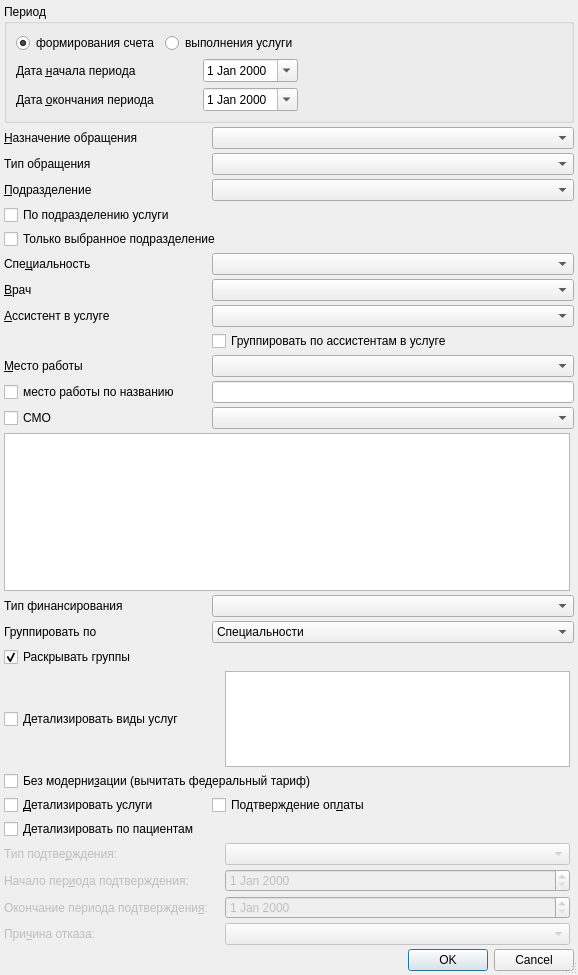
<?xml version="1.0" encoding="UTF-8"?>
<ui version="4.0">
 <class>FinanceSummarySetupDialog</class>
 <widget class="QDialog" name="FinanceSummarySetupDialog">
  <property name="windowModality">
   <enum>Qt::ApplicationModal</enum>
  </property>
  <property name="geometry">
   <rect>
    <x>0</x>
    <y>0</y>
    <width>578</width>
    <height>975</height>
   </rect>
  </property>
  <property name="windowTitle">
   <string>параметры отчёта</string>
  </property>
  <property name="sizeGripEnabled">
   <bool>true</bool>
  </property>
  <layout class="QGridLayout" name="gridLayout">
   <property name="margin">
    <number>4</number>
   </property>
   <property name="spacing">
    <number>4</number>
   </property>
   <item row="23" column="0" colspan="4">
    <widget class="QCheckBox" name="chkWithoutModernisation">
     <property name="text">
      <string>Без модерни&amp;зации (вычитать федеральный тариф)</string>
     </property>
    </widget>
   </item>
   <item row="0" column="0" colspan="4">
    <widget class="QGroupBox" name="gbDateInterval">
     <property name="title">
      <string>Период</string>
     </property>
     <layout class="QGridLayout" name="gridLayout_2">
      <item row="0" column="1" colspan="2">
       <widget class="QRadioButton" name="rbtnByActionEndDate">
        <property name="text">
         <string>выполнения услуги</string>
        </property>
       </widget>
      </item>
      <item row="1" column="3">
       <spacer name="spacer_2">
        <property name="orientation">
         <enum>Qt::Horizontal</enum>
        </property>
        <property name="sizeHint" stdset="0">
         <size>
          <width>78</width>
          <height>20</height>
         </size>
        </property>
       </spacer>
      </item>
      <item row="3" column="3">
       <spacer name="spacer">
        <property name="orientation">
         <enum>Qt::Horizontal</enum>
        </property>
        <property name="sizeHint" stdset="0">
         <size>
          <width>78</width>
          <height>20</height>
         </size>
        </property>
       </spacer>
      </item>
      <item row="1" column="0" colspan="2">
       <widget class="QLabel" name="lblBegDate">
        <property name="text">
         <string>Дата &amp;начала периода</string>
        </property>
        <property name="buddy">
         <cstring>edtBegDate</cstring>
        </property>
       </widget>
      </item>
      <item row="1" column="2">
       <widget class="CDateEdit" name="edtBegDate">
        <property name="calendarPopup">
         <bool>true</bool>
        </property>
       </widget>
      </item>
      <item row="3" column="0" colspan="2">
       <widget class="QLabel" name="lblEndDate">
        <property name="text">
         <string>Дата &amp;окончания периода</string>
        </property>
        <property name="buddy">
         <cstring>edtEndDate</cstring>
        </property>
       </widget>
      </item>
      <item row="0" column="0">
       <widget class="QRadioButton" name="rbtnByFormingAccountDate">
        <property name="text">
         <string>формирования счета</string>
        </property>
        <property name="checked">
         <bool>true</bool>
        </property>
       </widget>
      </item>
      <item row="3" column="2">
       <widget class="CDateEdit" name="edtEndDate">
        <property name="calendarPopup">
         <bool>true</bool>
        </property>
       </widget>
      </item>
     </layout>
     <zorder>spacer</zorder>
     <zorder>spacer_2</zorder>
     <zorder>lblBegDate</zorder>
     <zorder>lblEndDate</zorder>
     <zorder>rbtnByFormingAccountDate</zorder>
     <zorder>rbtnByActionEndDate</zorder>
     <zorder>edtBegDate</zorder>
     <zorder>edtEndDate</zorder>
    </widget>
   </item>
   <item row="17" column="0">
    <widget class="QLabel" name="lblGroupBy">
     <property name="text">
      <string>Группировать по</string>
     </property>
    </widget>
   </item>
   <item row="2" column="0">
    <widget class="QLabel" name="lblEventType">
     <property name="text">
      <string>Тип обращения</string>
     </property>
    </widget>
   </item>
   <item row="9" column="1" colspan="3">
    <widget class="CPersonComboBoxEx" name="cmbPerson"/>
   </item>
   <item row="16" column="0">
    <widget class="QLabel" name="lblFinance">
     <property name="text">
      <string>Тип финансирования</string>
     </property>
    </widget>
   </item>
   <item row="7" column="0">
    <widget class="QLabel" name="lblSpeciality">
     <property name="text">
      <string>Спе&amp;циальность</string>
     </property>
     <property name="buddy">
      <cstring>cmbSpeciality</cstring>
     </property>
    </widget>
   </item>
   <item row="3" column="0">
    <widget class="QLabel" name="lblOrgStructure">
     <property name="text">
      <string>&amp;Подразделение</string>
     </property>
     <property name="buddy">
      <cstring>cmbOrgStructure</cstring>
     </property>
    </widget>
   </item>
   <item row="27" column="2">
    <widget class="QComboBox" name="cmbPodtver">
     <property name="enabled">
      <bool>false</bool>
     </property>
    </widget>
   </item>
   <item row="14" column="1" colspan="3">
    <widget class="CInsurerComboBox" name="cmbInsurerDoctors"/>
   </item>
   <item row="13" column="0">
    <widget class="QCheckBox" name="chkFreeInputWork">
     <property name="text">
      <string>место работы по названию</string>
     </property>
    </widget>
   </item>
   <item row="9" column="0">
    <widget class="QLabel" name="lblPerson">
     <property name="text">
      <string>&amp;Врач</string>
     </property>
     <property name="buddy">
      <cstring>cmbPerson</cstring>
     </property>
    </widget>
   </item>
   <item row="10" column="0">
    <widget class="QLabel" name="lblAssistant">
     <property name="text">
      <string>&amp;Ассистент в услуге</string>
     </property>
     <property name="buddy">
      <cstring>cmbAssistant</cstring>
     </property>
    </widget>
   </item>
   <item row="11" column="1" colspan="3">
    <widget class="QCheckBox" name="chkGroupAssistant">
     <property name="text">
      <string>Группировать по ассистентам в услуге</string>
     </property>
    </widget>
   </item>
   <item row="12" column="1" colspan="3">
    <widget class="COrgComboBox" name="cmbClientOrganisation"/>
   </item>
   <item row="24" column="1" colspan="3">
    <widget class="QCheckBox" name="chkPodtver">
     <property name="text">
      <string>Подтверждение оп&amp;латы</string>
     </property>
    </widget>
   </item>
   <item row="7" column="1" colspan="3">
    <widget class="CRBComboBox" name="cmbSpeciality">
     <property name="whatsThis">
      <string>&lt;html&gt;&lt;head&gt;&lt;meta name=&quot;qrichtext&quot; content=&quot;1&quot; /&gt;&lt;style type=&quot;text/css&quot;&gt;
p, li { white-space: pre-wrap; }
&lt;/style&gt;&lt;/head&gt;&lt;body style=&quot; font-family:'MS Shell Dlg 2'; font-size:8.25pt; font-weight:400; font-style:normal;&quot;&gt;
&lt;p style=&quot;-qt-paragraph-type:empty; margin-top:0px; margin-bottom:0px; margin-left:0px; margin-right:0px; -qt-block-indent:0; text-indent:0px;&quot;&gt;&lt;/p&gt;&lt;/body&gt;&lt;/html&gt;</string>
     </property>
    </widget>
   </item>
   <item row="1" column="0">
    <widget class="QLabel" name="lblEventPurpose">
     <property name="text">
      <string>&amp;Назначение обращения</string>
     </property>
     <property name="buddy">
      <cstring>cmbEventPurpose</cstring>
     </property>
    </widget>
   </item>
   <item row="1" column="1" colspan="3">
    <widget class="CRBComboBox" name="cmbEventPurpose"/>
   </item>
   <item row="12" column="0">
    <widget class="QLabel" name="lblClientOrganisation">
     <property name="text">
      <string>&amp;Место работы</string>
     </property>
     <property name="buddy">
      <cstring>cmbClientOrganisation</cstring>
     </property>
    </widget>
   </item>
   <item row="13" column="1" colspan="3">
    <widget class="QLineEdit" name="edtFreeInputWork"/>
   </item>
   <item row="3" column="1" colspan="3">
    <widget class="COrgStructureComboBox" name="cmbOrgStructure"/>
   </item>
   <item row="31" column="2">
    <spacer>
     <property name="orientation">
      <enum>Qt::Vertical</enum>
     </property>
     <property name="sizeHint" stdset="0">
      <size>
       <width>21</width>
       <height>21</height>
      </size>
     </property>
    </spacer>
   </item>
   <item row="2" column="1" colspan="3">
    <widget class="CRBComboBox" name="cmbEventType"/>
   </item>
   <item row="29" column="2">
    <widget class="CDateEdit" name="edtEndDatePodtver">
     <property name="enabled">
      <bool>false</bool>
     </property>
    </widget>
   </item>
   <item row="10" column="1" colspan="3">
    <widget class="CPersonComboBoxEx" name="cmbAssistant"/>
   </item>
   <item row="29" column="0">
    <widget class="QLabel" name="lblEndDatePodtver">
     <property name="enabled">
      <bool>false</bool>
     </property>
     <property name="text">
      <string>Окончание периода подтверждени&amp;я:</string>
     </property>
     <property name="buddy">
      <cstring>edtEndDatePodtver</cstring>
     </property>
    </widget>
   </item>
   <item row="19" column="0">
    <widget class="QCheckBox" name="chkDetailServiceTypes">
     <property name="text">
      <string>Детализировать виды услуг</string>
     </property>
    </widget>
   </item>
   <item row="17" column="1" colspan="3">
    <widget class="QComboBox" name="cmbGroupBy">
     <item>
      <property name="text">
       <string>Специальности</string>
      </property>
     </item>
     <item>
      <property name="text">
       <string>Отделениям</string>
      </property>
     </item>
    </widget>
   </item>
   <item row="30" column="0">
    <widget class="QLabel" name="lblRefuseType">
     <property name="enabled">
      <bool>false</bool>
     </property>
     <property name="text">
      <string>При&amp;чина отказа:</string>
     </property>
     <property name="buddy">
      <cstring>cmbRefuseType</cstring>
     </property>
    </widget>
   </item>
   <item row="24" column="0">
    <widget class="QCheckBox" name="chkDetailService">
     <property name="text">
      <string>&amp;Детализировать услуги</string>
     </property>
    </widget>
   </item>
   <item row="28" column="2">
    <widget class="CDateEdit" name="edtBegDatePodtver">
     <property name="enabled">
      <bool>false</bool>
     </property>
    </widget>
   </item>
   <item row="15" column="0" colspan="3">
    <widget class="QListView" name="lstInsurerDoctors">
     <property name="selectionMode">
      <enum>QAbstractItemView::MultiSelection</enum>
     </property>
    </widget>
   </item>
   <item row="30" column="2">
    <widget class="CRBComboBox" name="cmbRefuseType">
     <property name="enabled">
      <bool>false</bool>
     </property>
    </widget>
   </item>
   <item row="27" column="0">
    <widget class="QLabel" name="lblPodtver">
     <property name="enabled">
      <bool>false</bool>
     </property>
     <property name="text">
      <string>Тип подтве&amp;рждения:</string>
     </property>
     <property name="buddy">
      <cstring>cmbPodtver</cstring>
     </property>
    </widget>
   </item>
   <item row="5" column="0" colspan="2">
    <widget class="QCheckBox" name="chkWithoutDescendants">
     <property name="text">
      <string>Только выбранное подразделение</string>
     </property>
    </widget>
   </item>
   <item row="32" column="0" colspan="4">
    <widget class="QDialogButtonBox" name="buttonBox">
     <property name="orientation">
      <enum>Qt::Horizontal</enum>
     </property>
     <property name="standardButtons">
      <set>QDialogButtonBox::Cancel|QDialogButtonBox::Ok</set>
     </property>
    </widget>
   </item>
   <item row="16" column="1" colspan="3">
    <widget class="CRBComboBox" name="cmbFinance"/>
   </item>
   <item row="28" column="0">
    <widget class="QLabel" name="lblBegDatePodtver">
     <property name="enabled">
      <bool>false</bool>
     </property>
     <property name="text">
      <string>Начало пер&amp;иода подтверждения:</string>
     </property>
     <property name="buddy">
      <cstring>edtBegDatePodtver</cstring>
     </property>
    </widget>
   </item>
   <item row="14" column="0">
    <widget class="QCheckBox" name="chkInsurerDoctors">
     <property name="text">
      <string>СМО</string>
     </property>
    </widget>
   </item>
   <item row="4" column="0">
    <widget class="QCheckBox" name="chkByOrgStructAction">
     <property name="text">
      <string>По подразделению услуги</string>
     </property>
    </widget>
   </item>
   <item row="25" column="0">
    <widget class="QCheckBox" name="chkDetailPatients">
     <property name="text">
      <string>Детализировать по пациентам</string>
     </property>
    </widget>
   </item>
   <item row="18" column="0" colspan="3">
    <widget class="QCheckBox" name="chkExpandDoctorGroups">
     <property name="text">
      <string>Раскрывать группы</string>
     </property>
     <property name="checked">
      <bool>true</bool>
     </property>
    </widget>
   </item>
   <item row="19" column="2">
    <widget class="QListView" name="lstServiceTypes">
     <property name="minimumSize">
      <size>
       <width>0</width>
       <height>75</height>
      </size>
     </property>
     <property name="maximumSize">
      <size>
       <width>16777215</width>
       <height>130</height>
      </size>
     </property>
     <property name="editTriggers">
      <set>QAbstractItemView::NoEditTriggers</set>
     </property>
     <property name="selectionMode">
      <enum>QAbstractItemView::MultiSelection</enum>
     </property>
    </widget>
   </item>
  </layout>
 </widget>
 <customwidgets>
  <customwidget>
   <class>CDateEdit</class>
   <extends>QDateEdit</extends>
   <header>library/DateEdit</header>
  </customwidget>
  <customwidget>
   <class>CRBComboBox</class>
   <extends>QComboBox</extends>
   <header>library/crbcombobox.h</header>
  </customwidget>
  <customwidget>
   <class>COrgStructureComboBox</class>
   <extends>QComboBox</extends>
   <header>Orgs/OrgStructComboBoxes.h</header>
  </customwidget>
  <customwidget>
   <class>CPersonComboBoxEx</class>
   <extends>QComboBox</extends>
   <header>Orgs/PersonComboBoxEx.h</header>
  </customwidget>
  <customwidget>
   <class>COrgComboBox</class>
   <extends>QComboBox</extends>
   <header>Orgs/OrgComboBox.h</header>
  </customwidget>
  <customwidget>
   <class>CInsurerComboBox</class>
   <extends>QComboBox</extends>
   <header>Orgs/OrgComboBox.h</header>
  </customwidget>
 </customwidgets>
 <tabstops>
  <tabstop>cmbOrgStructure</tabstop>
  <tabstop>cmbPerson</tabstop>
  <tabstop>cmbInsurerDoctors</tabstop>
  <tabstop>chkDetailService</tabstop>
  <tabstop>buttonBox</tabstop>
 </tabstops>
 <resources/>
 <connections>
  <connection>
   <sender>buttonBox</sender>
   <signal>accepted()</signal>
   <receiver>FinanceSummarySetupDialog</receiver>
   <slot>accept()</slot>
   <hints>
    <hint type="sourcelabel">
     <x>190</x>
     <y>252</y>
    </hint>
    <hint type="destinationlabel">
     <x>119</x>
     <y>239</y>
    </hint>
   </hints>
  </connection>
  <connection>
   <sender>buttonBox</sender>
   <signal>rejected()</signal>
   <receiver>FinanceSummarySetupDialog</receiver>
   <slot>reject()</slot>
   <hints>
    <hint type="sourcelabel">
     <x>241</x>
     <y>252</y>
    </hint>
    <hint type="destinationlabel">
     <x>316</x>
     <y>234</y>
    </hint>
   </hints>
  </connection>
  <connection>
   <sender>chkPodtver</sender>
   <signal>stateChanged(int)</signal>
   <receiver>FinanceSummarySetupDialog</receiver>
   <slot>onStateChanged()</slot>
   <hints>
    <hint type="sourcelabel">
     <x>127</x>
     <y>164</y>
    </hint>
    <hint type="destinationlabel">
     <x>189</x>
     <y>154</y>
    </hint>
   </hints>
  </connection>
 </connections>
</ui>
